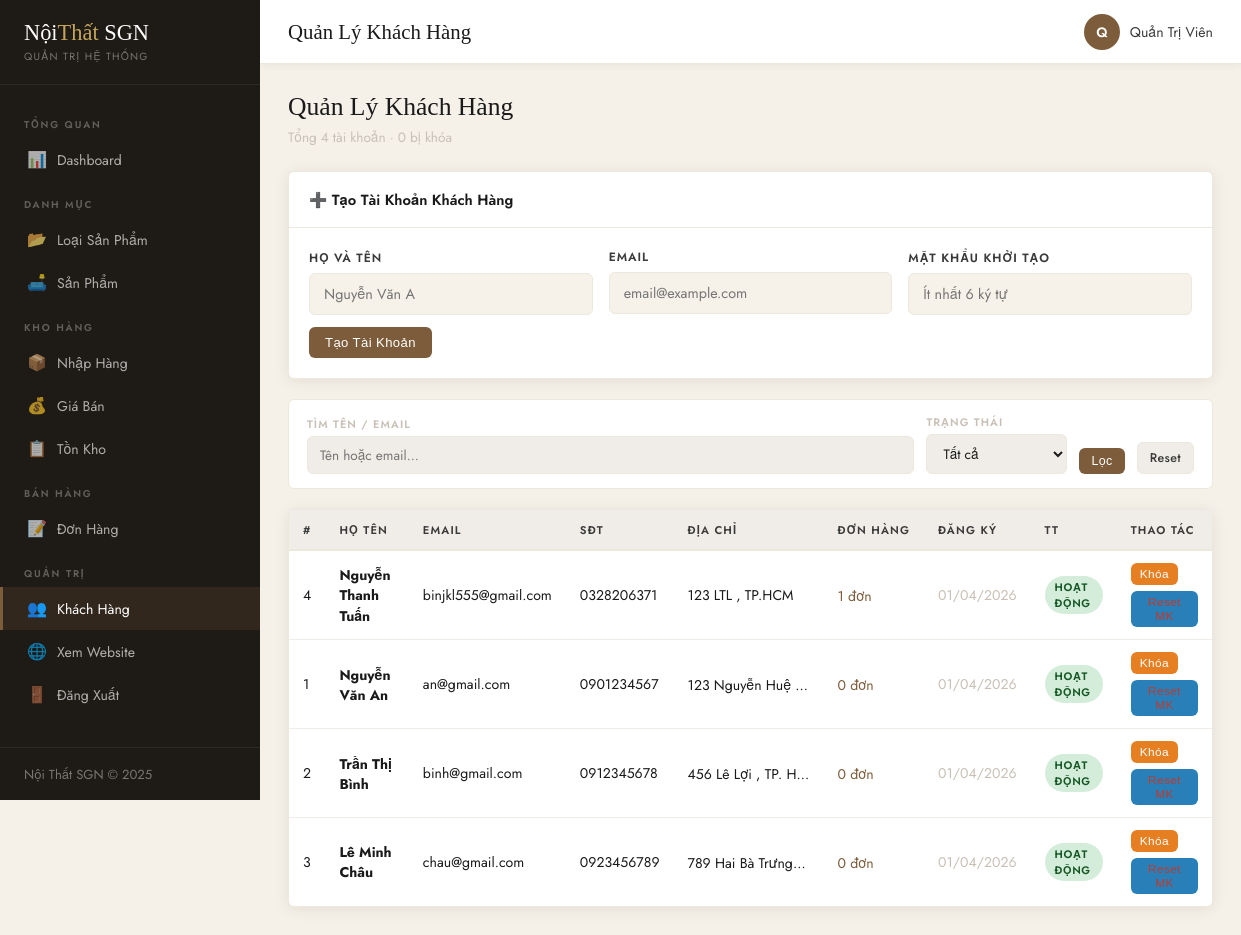
/NoiThat/admin/users.php (signed in), run on the app's committed database.
### tables this page shows
CREATE TABLE `khach_hang` (
  `ma_kh` int(11) NOT NULL,
  `ho_ten` varchar(100) NOT NULL,
  `email` varchar(150) NOT NULL,
  `mat_khau` varchar(255) NOT NULL,
  `dien_thoai` varchar(20) DEFAULT NULL,
  `dia_chi` varchar(255) DEFAULT NULL,
  `phuong_xa` varchar(100) DEFAULT NULL,
  `quan_huyen` varchar(100) DEFAULT NULL,
  `tinh_tp` varchar(100) DEFAULT NULL,
  `trang_thai` tinyint(1) DEFAULT 1 COMMENT '1=active, 0=khóa',
  `created_at` datetime DEFAULT current_timestamp()
);

### NoiThat/admin/users.php (the view, shortened to what this page needs)
<?php
require_once __DIR__ . '/includes/header.php';
$f_key    = trim($_GET['q'] ?? '');
$where    = '1=1';
$users   = $conn->query("SELECT kh.*, (SELECT COUNT(*) FROM don_hang WHERE ma_kh=kh.ma_kh) as so_dh FROM khach_hang kh WHERE $where ORDER BY kh.created_at DESC");
$total   = $conn->query("SELECT COUNT(*) FROM khach_hang")->fetch_row()[0];
$locked  = $conn->query("SELECT COUNT(*) FROM khach_hang WHERE trang_thai=0")->fetch_row()[0];
?>
<div class="mb-20">
    <h2 class="page-title">Quản Lý Khách Hàng</h2>
    <p class="page-sub">Tổng <?= $total ?> tài khoản · <?= $locked ?> bị khóa</p>
</div>
<div class="admin-card mb-20">
    <div class="admin-card-header"><h3>➕ Tạo Tài Khoản Khách Hàng</h3></div>
    <div class="admin-card-body">
        <form method="POST">
            <div class="form-grid cols-3">
                <div class="form-group">
                    <label class="form-label">Họ và tên</label>
                    <input type="text" name="ten_admin" class="form-control" placeholder="Nguyễn Văn A" required>
                </div>
                <div class="form-group">
                    <label class="form-label">Email</label>
                    <input type="email" name="email" class="form-control" placeholder="email@example.com" required>
                </div>
                <div class="form-group">
                    <label class="form-label">Mật khẩu khởi tạo</label>
                    <input type="text" name="password" class="form-control" placeholder="Ít nhất 6 ký tự" minlength="6" required>
                </div>
            </div>
            <button type="submit" class="btn btn-primary mt-12">Tạo Tài Khoản</button>
        </form>
    </div>
</div>
<form method="GET" class="admin-filter">
    <div class="filter-item flex-1"><label>Tìm tên / email</label><input type="text" name="q" placeholder="Tên hoặc email..." value="<?= htmlspecialchars($f_key) ?>"></div>
    <div class="filter-item">
        <label>Trạng thái</label>
        <select name="status">
            <option value="">Tất cả</option>
        </select>
    </div>
    <button type="submit" class="btn btn-primary btn-sm">Lọc</button>
    <a href="<?= SITE_URL ?>/admin/users.php" class="btn btn-secondary btn-sm">Reset</a>
</form>
<div class="admin-card">
    <div style="overflow-x:auto;">
        <table class="data-table">
            <thead><tr><th>#</th><th>Họ tên</th><th>Email</th><th>SĐT</th><th>Địa chỉ</th><th>Đơn hàng</th><th>Đăng ký</th><th>TT</th><th>Thao tác</th></tr></thead>
            <tbody>
                <?php if (!$users->num_rows): ?>
                <tr class="empty-row"><td colspan="9">Không tìm thấy khách hàng nào</td></tr>
                <?php else: while ($kh = $users->fetch_assoc()): ?>
                <tr>
                    <td><?= $kh['ma_kh'] ?></td>
                    <td><strong><?= htmlspecialchars($kh['ho_ten']) ?></strong></td>
                    <td><?= htmlspecialchars($kh['email']) ?></td>
                    <td><?= htmlspecialchars($kh['dien_thoai'] ?? '—') ?></td>
                    <td style="max-width:150px;white-space:nowrap;overflow:hidden;text-overflow:ellipsis;">
                        <?= htmlspecialchars($kh['dia_chi']??'') ?>
                        <?php if ($kh['tinh_tp']): ?>, <?= htmlspecialchars($kh['tinh_tp']) ?><?php endif; ?>
                    </td>
                    <td><a href="<?= SITE_URL ?>/admin/orders.php?kh=<?= $kh['ma_kh'] ?>" style="color:var(--walnut);"><?= $kh['so_dh'] ?> đơn</a></td>
                    <td class="text-muted"><?= date('d/m/Y', strtotime($kh['created_at'])) ?></td>
                    <td>
                        <span class="badge <?= $kh['trang_thai'] ? 'badge-success' : 'badge-danger' ?>">
                            <?= $kh['trang_thai'] ? 'Hoạt động' : 'Đã khóa' ?>
                        </span>
                    </td>
                    <td>
                        <div class="action-group">
                            <form method="POST" style="display:inline;">
                                <button type="submit" class="btn btn-xs <?= $kh['trang_thai'] ? 'btn-warning' : 'btn-success' ?>">
                                    <?= $kh['trang_thai'] ? 'Khóa' : 'Mở khóa' ?>
                                </button>
                            </form>
                            <form method="POST" style="display:inline;">
                                <button type="submit" class="btn btn-xs btn-info confirm-delete">Reset MK</button>
                            </form>
                        </div>
                    </td>
                </tr>
                <?php endwhile; endif; ?>
            </tbody>
        </table>
    </div>
</div>
<?php require_once __DIR__ . '/includes/footer.php'; ?>

### NoiThat/assets/css/admin.css (style rules this page uses)
:root { --sidebar-w: 260px; --header-h: 64px; --cream: #F7F2E9; --charcoal: #1A1A1A; --charcoal-mid:#3A3A3A; --walnut: #7C5C3A; --gold: #C4A55A; --white: #FFFFFF; --gray-light: #F0EDE8; --gray-mid: #C8C0B5; --red: #C0392B; --green: #27AE60; --blue: #2980B9; --sidebar-bg: #1E1A16; --sidebar-text:rgba(255,255,255,0.65); --sidebar-hover:rgba(255,255,255,0.08); --sidebar-active:#7C5C3A; --cream-dark: #EDE8DC; --shadow: 0 2px 16px rgba(0,0,0,0.08); --radius: 6px; --transition: all 0.25s ease; --font-body: 'Jost','Helvetica Neue',sans-serif; --font-display:'Cormorant Garamond',Georgia,serif; }
*, *::before, *::after { box-sizing:border-box; margin:0; padding:0; }
body { font-family:var(--font-body); background:#F5F0E8; color:var(--charcoal); font-size:14px; }
a { text-decoration:none; color:inherit; }
.admin-card { background:var(--white); border:1px solid var(--cream-dark); border-radius:var(--radius); box-shadow:var(--shadow); margin-bottom:24px; }
.admin-card-header { padding:16px 20px; border-bottom:1px solid var(--cream-dark); display:flex; align-items:center; justify-content:space-between; flex-wrap:wrap; gap:12px; }
.admin-card-header h3 { font-family:var(--font-body); font-size:0.92rem; font-weight:600; color:var(--charcoal); }
.admin-card-body { padding:20px; }
.data-table { width:100%; border-collapse:collapse; font-size:0.88rem; }
.data-table th { background:var(--gray-light); padding:11px 14px; text-align:left; font-size:0.7rem; font-weight:600; letter-spacing:0.1em; text-transform:uppercase; color:var(--charcoal-mid); border-bottom:2px solid var(--cream-dark); white-space:nowrap; }
.data-table td { padding:12px 14px; border-bottom:1px solid var(--gray-light); vertical-align:middle; }
.data-table tr:last-child td { border-bottom:none; }
.btn { display:inline-flex; align-items:center; gap:6px; padding:8px 16px; border-radius:var(--radius); font-size:0.82rem; font-weight:500; cursor:pointer; border:none; transition:var(--transition); letter-spacing:0.03em; }
.btn-sm { padding:6px 12px; font-size:0.78rem; }
.btn-xs { padding:4px 9px; font-size:0.74rem; }
.btn-primary { background:var(--walnut); color:var(--white); }
.btn-info { background:var(--blue); color:var(--white); }
.btn-warning { background:#E67E22; color:var(--white); }
.btn-secondary { background:var(--gray-light); color:var(--charcoal-mid); border:1px solid var(--cream-dark); }
.action-group { display:flex; gap:6px; flex-wrap:wrap; }
.form-grid { display:grid; grid-template-columns:repeat(2,1fr); gap:16px; }
.form-grid.cols-3 { grid-template-columns:repeat(3,1fr); }
.form-group { display:flex; flex-direction:column; gap:6px; }
.form-label { font-size:0.75rem; font-weight:600; letter-spacing:0.08em; text-transform:uppercase; color:var(--charcoal-mid); }
.form-control { border:1px solid var(--cream-dark); border-radius:var(--radius); padding:10px 14px; font-size:0.9rem; color:var(--charcoal); background:var(--cream); outline:none; transition:var(--transition); font-family:var(--font-body); width:100%; }
.admin-filter { background:var(--white); border:1px solid var(--cream-dark); border-radius:var(--radius); padding:14px 18px; display:flex; gap:12px; align-items:flex-end; flex-wrap:wrap; margin-bottom:20px; }
.filter-item { display:flex; flex-direction:column; gap:4px; min-width:130px; }
.filter-item label { font-size:0.68rem; font-weight:600; letter-spacing:0.1em; text-transform:uppercase; color:var(--gray-mid); }
.filter-item input, .filter-item select { border:1px solid var(--cream-dark); border-radius:var(--radius); padding:8px 12px; font-size:0.85rem; background:var(--gray-light); color:var(--charcoal); outline:none; transition:var(--transition); font-family:var(--font-body); }
.filter-item.flex-1 { flex:1; min-width:200px; }
.badge { display:inline-block; padding:3px 10px; border-radius:20px; font-size:0.68rem; font-weight:600; letter-spacing:0.06em; text-transform:uppercase; }
.badge-success { background:#D4EDDA; color:#155724; }
.page-title { font-family:var(--font-display); font-size:1.6rem; font-weight:400; margin-bottom:4px; }
.page-sub { color:var(--gray-mid); font-size:0.85rem; margin-bottom:24px; }
.text-muted { color:var(--gray-mid); }
.mb-20 { margin-bottom:20px; }
.mt-12 { margin-top:12px; }
.confirm-delete { color:var(--red); }

### data on the page
khach_hang: ma_kh "4", ho_ten "Nguyễn Thanh Tuấn", email "binjkl555@gmail.com", dien_thoai "0328206371", dia_chi "123 LTL", tinh_tp "TP.HCM", so_dh "1", created_at "01/04/2026", trang_thai "HOẠT ĐỘNG"
khach_hang: ma_kh "1", ho_ten "Nguyễn Văn An", email "an@gmail.com", dien_thoai "0901234567", dia_chi "123 Nguyễn Huệ", so_dh "0", created_at "01/04/2026", trang_thai "HOẠT ĐỘNG"
khach_hang: ma_kh "2", ho_ten "Trần Thị Bình", email "binh@gmail.com", dien_thoai "0912345678", dia_chi "456 Lê Lợi", tinh_tp "TP. H…", so_dh "0", created_at "01/04/2026", trang_thai "HOẠT ĐỘNG"
khach_hang: ma_kh "3", ho_ten "Lê Minh Châu", email "chau@gmail.com", dien_thoai "0923456789", dia_chi "789 Hai Bà Trưng…", so_dh "0", created_at "01/04/2026", trang_thai "HOẠT ĐỘNG"

### other printed values
$page_title "Quản Lý Khách Hàng"
mb_substr($admin_name,0,1,'UTF-8') "Q"
$admin_name "Quản Trị Viên"
$total "4"
$locked "0"
